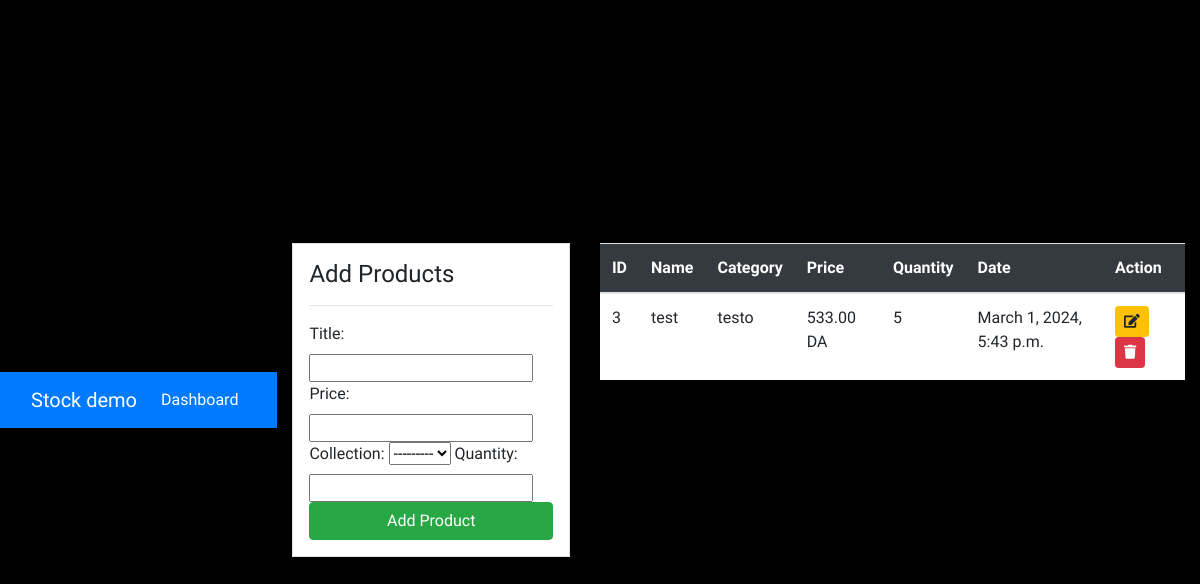
/product/ (signed in), run on an earlier commit of the app's database.
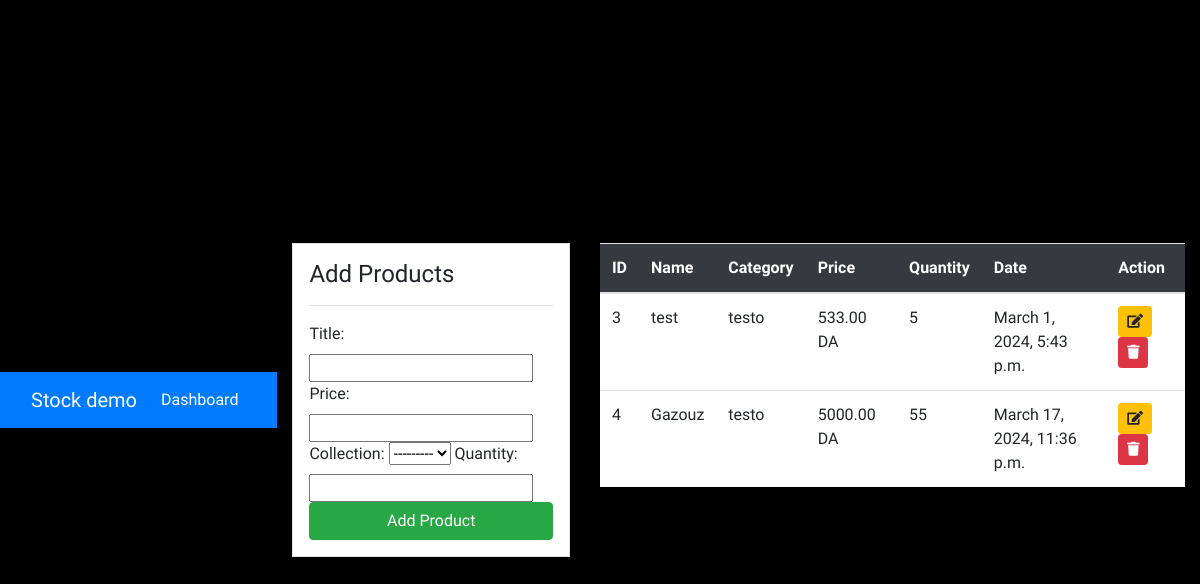
And on a later commit of the database.
### dashboard/models.py (models this page shows, shortened)
class Product(models.Model):
    id = models.AutoField(primary_key=True)
    title = models.CharField(max_length=255 , null=True)
    description = models.TextField()
    price = models.DecimalField(max_digits=10, decimal_places=2 , null=True)
    quantity = models.PositiveIntegerField(null=True)
    last_update = models.DateTimeField(auto_now=True)
    collection = models.ForeignKey(Collection, on_delete=models.PROTECT)

class Collection(models.Model):
    title = models.CharField(max_length=255)
    def __str__(self) -> str:
        return self.title
    class Meta:
        ordering = ['title']

### dashboard/views.py (the view)
# urls.py: path('product/', views.product, name='product'),
@login_required
def product(request):
    items = Product.objects.all()
    if request.method == 'POST':
        form = ProductForm(request.POST)
        if form.is_valid():
            form.save()
            return redirect('product')
    else :
        form = ProductForm()
    context = {
        'items' : items,
        'form':  form,
    }
    return render(request, 'dashboard/product.html' , context)

### dashboard/forms.py
class ProductForm(forms.ModelForm):
    class Meta :
        model = Product
        fields = ['title' , 'price', 'collection' , 'quantity']

### templates/dashboard/product.html (shortened to what this page needs)
<!doctype html>
<html lang="en">
<head>
    <link rel="stylesheet" href="https://cdn.jsdelivr.net/npm/bootstrap@4.6.0/dist/css/bootstrap.min.css"
>
    <link rel="stylesheet" href="https://use.fontawesome.com/releases/v5.15.2/css/all.css"
>
    <link rel="stylesheet" href="./style.css">
</head>
<body>
    {% extends 'part/base.html' %}
    {% block content %}
    <div class="container">
        <div class="row my-4">
            <div class="col-md-4">
                <div class="border bg-white p-3">
                    <h4>Add Products</h4>
                    <hr>
                    <form method="POST">
                        <form method = "POST">
                            {{ form }}
                        <input class="btn btn-success btn-block" type="submit" value="Add Product">
                    </form>
                </div>
            </div>
            <div class="col-md-8">
                <table class="table bg-white">
                    <thead class="bg-dark">
                        <tr class="text-white">
                            <th scope="col">ID</th>
                            <th scope="col">Name</th>
                            <th scope="col">Category</th>
                            <th scope="col">Price</th>
                            <th scope="col">Quantity</th>
                            <th scope="col">Date</th>
                            <th scope="col">Action</th>
                        </tr>
                    </thead>
                    <tbody>
                    {% for item in items %}
                        <tr>
                            <td>{{item.id}}</td>
                            <td>{{item.title}}</td>
                            <td>{{item.collection}}</td>
                            <td>{{item.price}} DA </td>
                            <td>{{item.quantity}}</td>
                            <td>{{item.last_update}}</td>
                            <td>
                                <a class="btn btn-warning btn-sm" href=""><i class="fas fa-edit"></i></a>
                                <a class="btn btn-danger btn-sm" href=""><i class="fas fa-trash"></i></a>
                            </td>
                        </tr>
                    {% endfor %}
                    </tbody>
                </table>
            </div>
        </div>
    </div>
    {% endblock  %}

What changed in the data, as far as the page shows it:
added Product: id "4", title "Gazouz", collection "testo", price "5000.00", quantity "55", last_update "March 17, 2024, 11:36 p.m."
